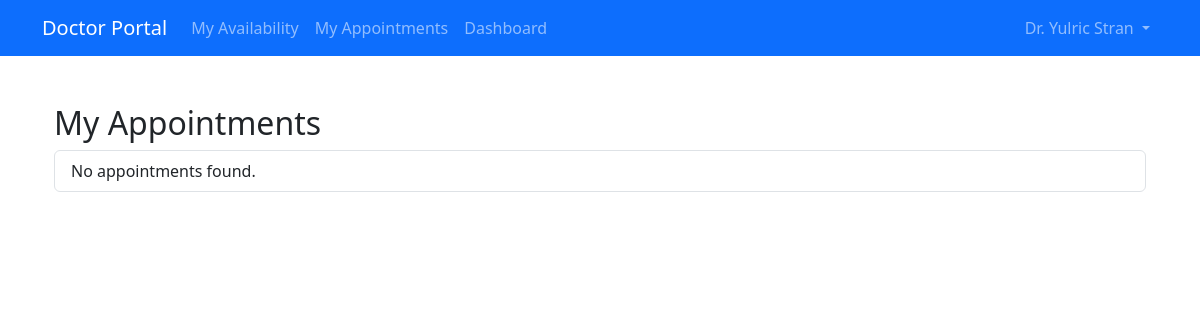
The app's page /appointment/doctor/appointments/ (signed in), older data.
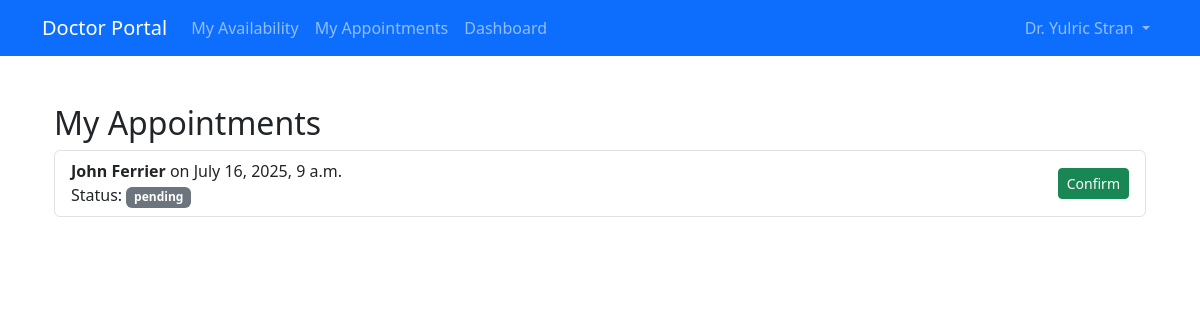
The same page, newer data.
### appointment/models.py (models this page shows, shortened)
class Appointment(models.Model):
    STATUS_CHOICES = [
        ('pending', 'Pending'),
        ('confirmed', 'Confirmed'),
        ('cancelled', 'Cancelled')
    ]
    REASON_CHOICES = [
        ('first_time', 'First-time Visit'),
        ('follow_up', 'Follow-up'),
        ('referral', 'Referral')
    ]
    patient = models.ForeignKey(Patient, on_delete=models.CASCADE)
    doctor = models.ForeignKey(Doctor, on_delete=models.CASCADE)
    appointed_datetime = models.DateTimeField()
    status = models.CharField(max_length=10, choices=STATUS_CHOICES, default='pending')
    visit_reason = models.CharField(max_length=20, choices=REASON_CHOICES)
    cancellation_reason = models.TextField(blank=True, null=True)
    cancelled_by = models.CharField(max_length=10, blank=True, null=True)  # 'doctor' or 'patient'
    notes = models.TextField(blank=True, null=True)
    created_at = models.DateTimeField(auto_now_add=True)
    deleted_at = models.DateTimeField(blank=True, null=True)

### patient/models.py (models this page shows, shortened)
class Patient(models.Model):
    GENDER_CHOICES = [
        ('M', 'Male'),
        ('F', 'Female'),
        ('O', 'Other'),
        ('P', 'Prefer not to say'),
    ]
    MARITAL_STATUS_CHOICES = [
        ('M', 'Married'),
        ('U', 'Unmarried'),
        ('P', 'Prefer not to say'),
    ]
    STATUS_CHOICES = [
        ('active', 'Active'),
        ('inactive', 'Inactive'),
    ]
    fname = models.CharField(max_length=64)
    lname = models.CharField(max_length=64)
    date_of_birth = models.DateField(blank=True, null=True)
    gender = models.CharField(max_length=20, choices=GENDER_CHOICES, blank=True, null=True)
    marital_status = models.CharField(max_length=20, choices=MARITAL_STATUS_CHOICES, blank=True, null=True)
    phone = models.CharField(max_length=20, blank=True, null=True)
    email = models.EmailField(max_length=64)
    address = models.TextField(blank=True, null=True)
    password = models.CharField(max_length=128)
    status = models.CharField(max_length=10, choices=STATUS_CHOICES, default='active')
    created_at = models.DateTimeField(auto_now_add=True)
    updated_at = models.DateTimeField(auto_now=True)

### appointment/views.py (the view)
# urls.py: path('doctor/appointments/', views.doctor_appointments, name='doctor_appointments'),
@doctor_login_required
def doctor_appointments(request):
    doctor = request.doctor
    appointments = Appointment.objects.filter(doctor=doctor).order_by('-created_at')
    return render(request, 'appointment/doctor_appointments.html', {
        'appointments': appointments,
        'doctor': doctor,
    })

### appointment/templates/appointment/doctor_appointments.html
{% extends 'appointment/base.html' %}
{% block content %}
<div class="container mt-5">
    <h2>My Appointments</h2>
    <ul class="list-group">
        {% for appt in appointments %}
            <li class="list-group-item d-flex justify-content-between align-items-center">
                <div>
                    <strong>{{ appt.patient.fname }} {{ appt.patient.lname }}</strong> on {{ appt.appointed_datetime }}<br>
                    Status: <span class="badge bg-secondary">{{ appt.status }}</span>
                </div>
                {% if appt.status == 'pending' %}
                <a href="{% url 'appointment:confirm_appointment' appt.id %}" class="btn btn-sm btn-success">Confirm</a>
                {% endif %}
            </li>
        {% empty %}
            <li class="list-group-item">No appointments found.</li>
        {% endfor %}
    </ul>
</div>
{% endblock %}

Row changes from the older to the newer data that the page shows:
added Appointment: patient.fname "John", patient.lname "Ferrier", appointed_datetime "July 16, 2025, 9 a.m.", status "pending", shows "Confirm"
Text that changed along with them:
text no longer shown: "No appointments found."
